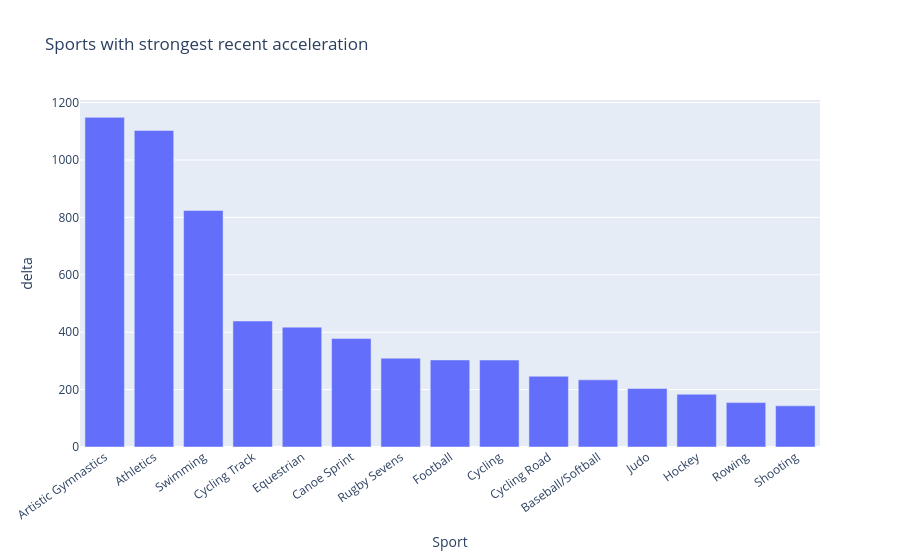

The notebook cell this image was saved under:
### Markdown cell above
## Q5. Quels sports accelerent recemment?
**Narratif:** detecter les disciplines dont le poids recent augmente.

### Code cell
sport_year = (
    raw.groupby(["Sport", "Year"], as_index=False)["is_medal"]
    .sum()
    .rename(columns={"is_medal": "medals"})
)

sport_hist = sport_year[sport_year["Year"] < recent_start].groupby("Sport", as_index=False)["medals"].mean().rename(columns={"medals": "hist_avg"})
sport_recent = sport_year[sport_year["Year"] >= recent_start].groupby("Sport", as_index=False)["medals"].mean().rename(columns={"medals": "recent_avg"})

sport_momentum = sport_hist.merge(sport_recent, on="Sport", how="outer").fillna(0)
sport_momentum["delta"] = sport_momentum["recent_avg"] - sport_momentum["hist_avg"]
sport_momentum = sport_momentum.sort_values("delta", ascending=False)

fig = px.bar(sport_momentum.head(15), x="Sport", y="delta", title="Sports with strongest recent acceleration")
fig.update_layout(xaxis_tickangle=-35)
fig.show()
sport_momentum.head(15)

### Figure 1 — Plotly figure (JSON) as saved in the notebook; plotly's stock layout.template omitted (floating-point values rounded to 4 significant figures)
{"data": [{"hovertemplate": "Sport=%{x}<br>delta=%{y}<extra></extra>", "legendgroup": "", "marker": {"color": "#636efa", "pattern": {"shape": ""}}, "name": "", "orientation": "v", "showlegend": false, "textposition": "auto", "type": "bar", "x": ["Artistic Gymnastics", "Athletics", "Swimming", "Cycling Track", "Equestrian", "Canoe Sprint", "Rugby Sevens", "Football", "Cycling", "Cycling Road", "Baseball/Softball", "Judo", "Hockey", "Rowing", "Shooting"], "xaxis": "x", "y": [1148.0, 1103.0, 823.9, 439.0, 417.5, 378.0, 309.3, 303.4, 303.0, 246.5, 234.0, 203.7, 183.8, 154.6, 143.4], "yaxis": "y"}], "layout": {"barmode": "relative", "legend": {"tracegroupgap": 0}, "title": {"text": "Sports with strongest recent acceleration"}, "xaxis": {"anchor": "y", "domain": [0.0, 1.0], "tickangle": -35, "title": {"text": "Sport"}}, "yaxis": {"anchor": "x", "domain": [0.0, 1.0], "title": {"text": "delta"}}}}
